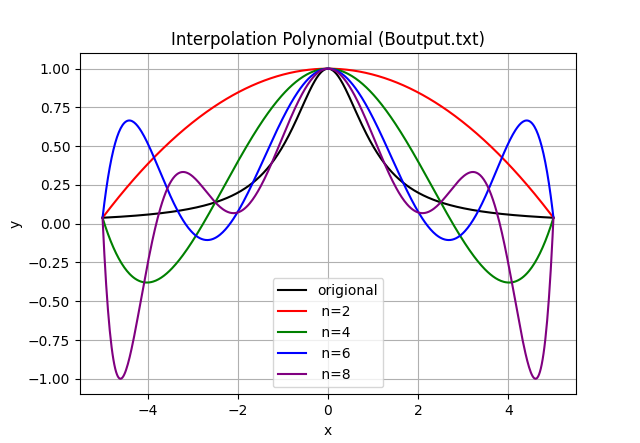

Source code (Python):
import re
import numpy as np
import matplotlib.pyplot as plt

class PolynomialPlotter:
    def __init__(self, original_function, filenames, x_range=(-5, 5), num_points=500):
        """
        初始化插值绘制器类。

        参数:
        - original_function: 原始函数（传递为一个函数对象，如 lambda x: 1 / (1 + x**2)）
        - filenames: 要读取的插值多项式文件名列表
        - x_range: x 的取值范围，默认为 (-5, 5)
        - num_points: x 轴取样点的数量，默认为 500
        """
        self.original_function = original_function
        self.filenames = filenames
        self.x_vals = np.linspace(x_range[0], x_range[1], num_points)
        self.colors = ['red', 'green', 'blue', 'purple', 'orange']  

    def parse_polynomial(self, poly_str):
        """
        解析多项式字符串并返回系数列表。
        示例格式: "+2.5x^2 -3x^1 +1x^0"
        """
        pattern = re.compile(r'([+-]?\d*\.?\d*)x\^(\d+)')
        terms = pattern.findall(poly_str)

        # 获取最大幂次
        max_degree = max(int(term[1]) for term in terms)
        coefficients = [0.0] * (max_degree + 1)

        # 填充系数
        for coef, power in terms:
            coefficients[int(power)] = float(coef)

        return coefficients

    def read_polynomials(self, filename):
        """
        从文件读取多项式，返回系数列表。
        """
        polynomials = []
        with open(filename, 'r', encoding='utf-8') as f:
            lines = f.readlines()

        # 查找多项式行
        for i, line in enumerate(lines):
            if "插值多项式" in line:
                poly_str = lines[i + 1].strip()
                coefficients = self.parse_polynomial(poly_str)
                polynomials.append(coefficients)

        return polynomials

    def evaluate_polynomial(self, coefficients, x):
        """
        根据系数列表计算给定 x 处的多项式值。
        """
        return sum(coef * (x ** i) for i, coef in enumerate(coefficients))

    def plot_function_and_polynomials(self, filename):
        """
        绘制原函数和指定文件的插值多项式。
        
        参数:
        - filename: 文件路径
        """
        # 绘制原函数
        plt.plot(self.x_vals, self.original_function(self.x_vals), label='origional', color='black')

        # 读取并绘制插值多项式
        polynomials = self.read_polynomials(filename)
        for idx, coeffs in enumerate(polynomials):
            y_poly = [self.evaluate_polynomial(coeffs, x) for x in self.x_vals]
            plt.plot(self.x_vals, y_poly, linestyle='-', color=self.colors[idx % len(self.colors)], 
                     label=f' n={2 * (idx + 1)}')

        # 图形细节
        plt.title(f'Interpolation Polynomial ({filename})')
        plt.xlabel('x')
        plt.ylabel('y')
        plt.legend()
        plt.grid(True)
        plt.show()

    def plot_all(self):
        """
        对所有文件进行绘图，每个文件生成一个独立的图。
        """
        for filename in self.filenames:
            self.plot_function_and_polynomials(filename)

#只需在这里传入原始函数和文件名列表
def main():
    # 定义原始函数
    original_function = lambda x: 1 / (1 + x**2)

    # 文件名列表
    filenames = ['Boutput.txt']

    # 创建绘图器对象并执行绘图
    plotter = PolynomialPlotter(original_function, filenames)
    plotter.plot_all()

if __name__ == "__main__":
    main()
